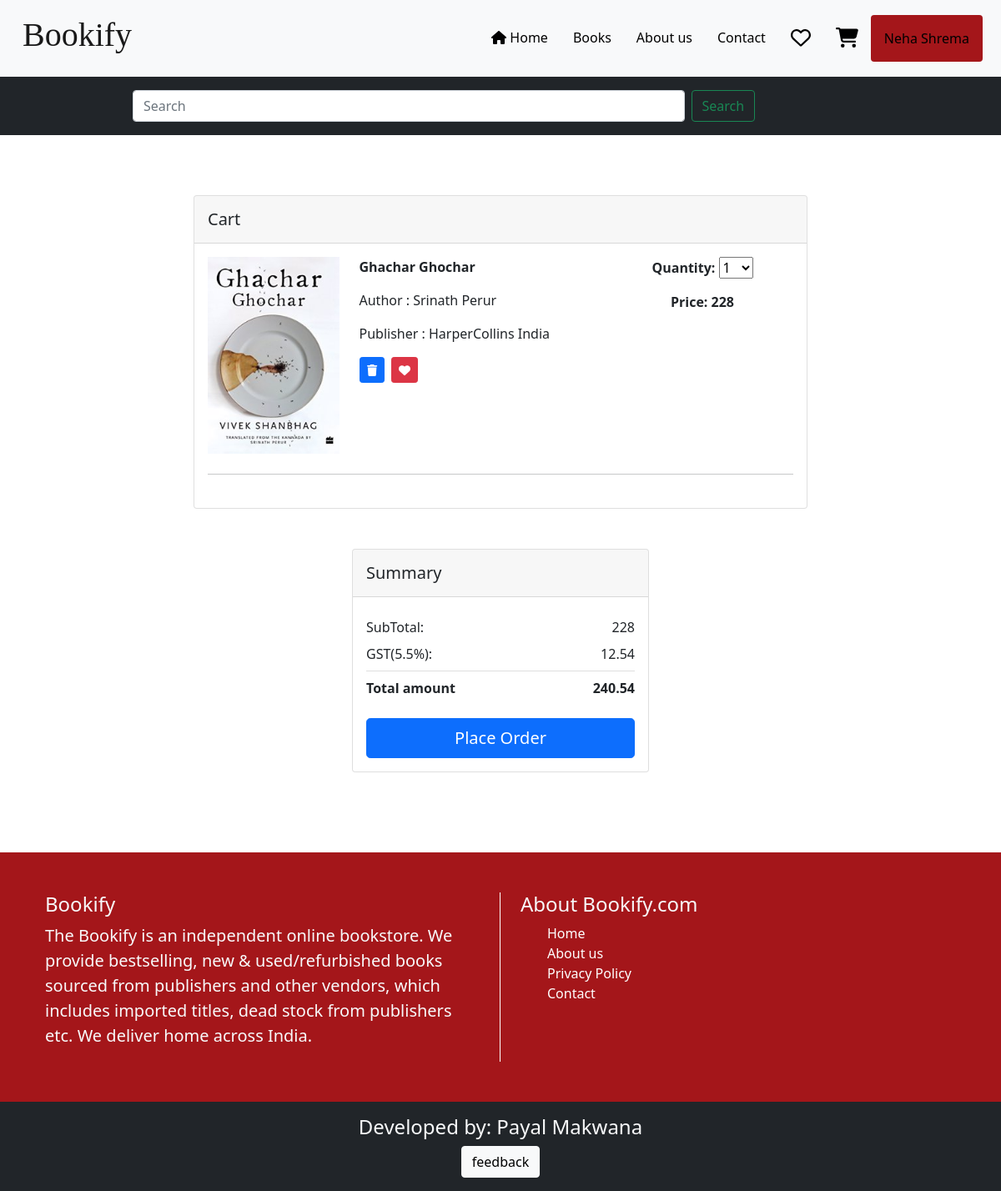
Screenshot of /cart.php (signed in) with the database file from the repository.
### tables this page shows
CREATE TABLE IF NOT EXISTS `cart` (
  `cart_id` int(11) NOT NULL AUTO_INCREMENT,
  `uid` int(11) NOT NULL,
  `pro_id` int(11) NOT NULL,
  `quantity` int(11) NOT NULL,
  PRIMARY KEY (`cart_id`),
  KEY `pro_id` (`pro_id`),
  KEY `uid` (`uid`)
);

CREATE TABLE IF NOT EXISTS `product` (
  `pro_id` int(11) NOT NULL AUTO_INCREMENT,
  `pro_name` varchar(50) NOT NULL,
  `pro_details` varchar(500) NOT NULL,
  `author` varchar(50) NOT NULL,
  `publisher` varchar(50) DEFAULT NULL,
  `image` varchar(100) NOT NULL,
  `pro_price` int(11) NOT NULL,
  `pro_quantity` int(11) NOT NULL,
  `sale` int(11) DEFAULT NULL,
  `date` date NOT NULL,
  `cat_id` int(11) NOT NULL,
  PRIMARY KEY (`pro_id`),
  KEY `cat_id` (`cat_id`)
);

### cart.php (the view, shortened to what this page needs)
<?php include("header.php");
include("connection.php");
$subtotal = 0;
$user = $_SESSION["uid"];
$query = "SELECT * FROM cart INNER JOIN product ON cart.pro_id=product.pro_id WHERE uid='$user'";
$result = mysqli_query($con, $query);
?>
<head>
</head>
<body>
  <section class="h-100 gradient-custom">
    <div class="container py-5">
      <div class="row d-flex justify-content-center my-4">
        <div class="col-md-8">
          <div class="card mb-4">
            <?php
            if (mysqli_num_rows($result) == 0) {
              ?>
              <h1 class="text-center">No Records Found</h1>
              <?php
            } else {
              while ($row = mysqli_fetch_row($result)) {
                ?>
                <div class="card-header py-3">
                  <h5 class="mb-0">Cart </h5>
                </div>
                <div class="card-body">
                  <div class="row">
                    <div class="col-lg-3 col-md-12 mb-4 mb-lg-0">
                      <?php
                      $file = $row[9];
                      ?>
                      <div class="bg-image hover-overlay hover-zoom ripple rounded" data-mdb-ripple-color="light">
                        <img src="./images/<?php echo $file ?>" class="w-100" alt="<?php echo $file ?>" />
                      </div>
                    </div>
                    <div class="col-lg-5 col-md-6 mb-4 mb-lg-0">
                      <p><strong><?php echo $row[5] ?></strong></p>
                      <p>Author : <?php echo $row[7] ?></p>
                      <p>Publisher : <?php echo $row[8] ?></p>
                      <a href="deletecart.php?id=<?php echo $row[0] ?>" type="button"
                        class="btn btn-primary btn-sm me-1 mb-2" data-mdb-toggle="tooltip" title="Remove item"> <i
                          class="fas fa-trash"></i> </a>
                      <a href="db_wishlist.jsp?pid=<?php echo $row[2] ?>" type="button" class="btn btn-danger btn-sm mb-2"
                        data-mdb-toggle="tooltip" title="Move to the wish list"><i class="fas fa-heart"></i> </a>
                    </div>
                    <div class="col-lg-4 col-md-6 mb-4 mb-lg-0">
                      <p class="text-start text-md-center">
                        <strong>Quantity:
                          <select id="qty<?php echo $row[0] ?>" name="qty" onchange="changeQty(<?php echo $row[0] ?>);">
                            <?php for ($i = 1; $i <= $row[11]; $i++) {
                              if ($i == $row[3]) {
                                ?>
                                <option value="<?php echo ($i); ?>" selected><?php echo ($i); ?></option>
                              <?php } else {
                                ?>
                                <option value="<?php echo ($i); ?>"><?php echo ($i); ?></option>
                              <?php }
                            }
                            ?>
                          </select>
                        </strong>
                      </p>
                      <p class="text-start text-md-center">
                        <strong>Price: <?php echo ($row[10]); ?></strong>
                      </p>
                    </div>
                  </div>
                  <hr class="my-4" />
                  <?php $subtotal = $subtotal + ($row[3] * $row[10]);
                  ?>
                </div>
              <?php } ?>
            </div>
          </div>
        </div>
        <div class="row d-flex justify-content-center my-4">
          <div class="col-md-4">
            <div class="card mb-4">
              <div class="card-header py-3">
                <h5 class="mb-0">Summary</h5>
              </div>
              <div class="card-body ">
                <ul class="list-group list-group-flush">
                  <li class="list-group-item d-flex justify-content-between align-items-center border-0 px-0 pb-0">
                    SubTotal:
                    <span><?php echo ($subtotal); ?></span>
                  </li>
                  <li class="list-group-item d-flex justify-content-between align-items-center px-0">
                    GST(5.5%):
                    <span><?php echo ($subtotal * 5.5 / 100); ?></span>
                  </li>
                  <li class="list-group-item d-flex justify-content-between align-items-center border-0 px-0 mb-3">
                    <div>
                      <strong>Total amount </strong>
                    </div>
                    <?php $finaltotal = $subtotal + ($subtotal * 5.5 / 100); ?>
                    <span><strong><?php echo ($finaltotal); ?></strong></span>
                  </li>
                </ul>
                <a href="order.php?tot=<?php echo ($subtotal + ($subtotal * 5.5 / 100)); ?>" type="button"
                  class="btn btn-primary btn-lg  w-100 ">
                  Place Order
                </a>
              </div>
            </div>
          </div>
        </div>
      </div>
    <?php } ?>
  </section>
</body>
</html>
<?php include("footer.php") ?>

### stylesheet/style.css (style rules this page uses)
* { margin: 0px; padding: 0px; box-sizing: border-box; }

### rows the page displays
cart: pro.image (picture), pro.pro_name "Ghachar Ghochar", pro.author "Srinath Perur", pro.publisher "HarperCollins India", qty "1", pro.pro_price "228"

### other values shown
$_SESSION['name'] "Neha Shrema"
$subtotal "228"
$subtotal * 5.5 / 100 "12.54"
$finaltotal "240.54"
